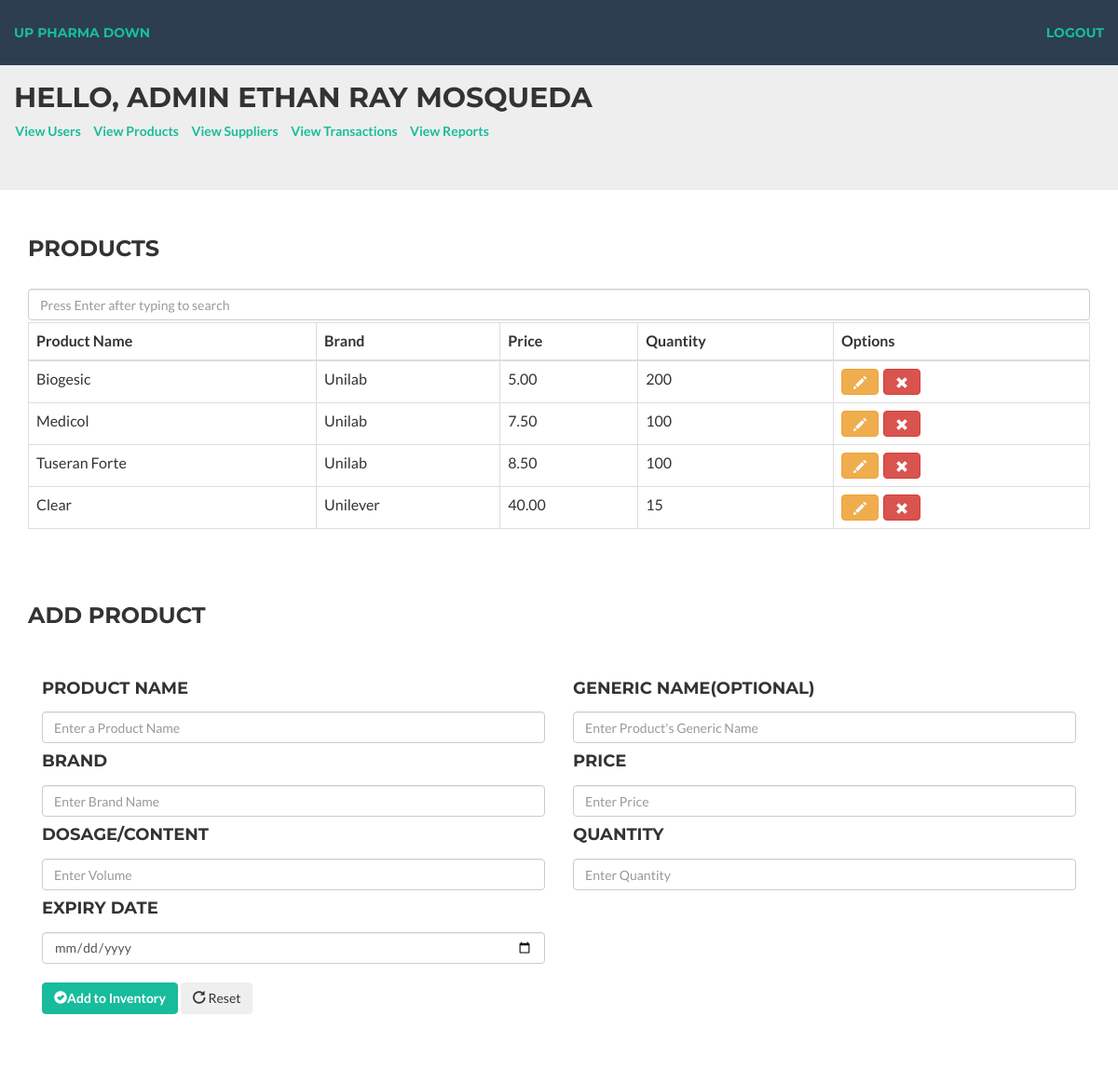
The page /product.php (signed in) on the database its author committed.
### tables this page shows
CREATE TABLE `product` (
  `product_id` int(11) NOT NULL,
  `name` varchar(20) DEFAULT NULL,
  `price` decimal(10,2) DEFAULT NULL,
  `dosage` varchar(20) DEFAULT NULL,
  `generic_name` varchar(20) DEFAULT NULL,
  `brand` varchar(20) DEFAULT NULL,
  `expiry_date` date DEFAULT NULL,
  `quantity` int(11) DEFAULT NULL
);

### product.php (the view, shortened to what this page needs)
<html>
<head>
    <link href="vendor/bootstrap/css/bootstrap.min.css" rel="stylesheet" type = 'text/css'>
    <link href="vendor/bootstrap/css/bootstrap.min.css" rel="stylesheet">
    <link href="css/freelancer.min.css" rel="stylesheet">
    <link href="vendor/font-awesome/css/font-awesome.min.css" rel="stylesheet" type="text/css">
</head>
<body>
	<?php require("navbarAdmin.php"); ?>
		<div class = 'container'>
			<h3>Products</h3><br>
			<input type = 'text' id = 'search' placeholder = 'Press Enter after typing to search' class = 'form-control'>
			<table class = 'table table-bordered table-hover'>
				<div class = 'col-md-6'>
					<th>Product Name</th>
				</div>
				<div class = 'col-md-2'>
					<th>Brand</th>
				</div>
				<div class = 'col-md-2'>
					<th>Price</th>
				</div>
				<div class = 'col-md-2'>
					<th>Quantity</th>
				</div>
				<div class = 'col-md-2'>
					<th>Options</th>
				</div>
				<tbody id = 'results'>
					<?php
		                require('conn.php');
		                $query = "SELECT * FROM product";
		                $result = mysqli_query($conn, $query);
		                if($result) {
		                    while($row = mysqli_fetch_assoc($result)){
		                        echo "<tr><td class='pid'>{$row['product_id']}</td><td>{$row['name']}</td><td>{$row['brand']}</td><td>{$row['price']}</td><td>{$row['quantity']}</td>" .
		                            "<td><button class='btn btn-warning'><span class='glyphicon glyphicon-pencil'></span></button><button class='btn btn-danger'><span class='glyphicon glyphicon-remove'></span></button></td>" .
		                            "</tr>";
		                    }
		                }
		            ?>
				</tbody>
			</table>
			<br><br>
			<h3>Add Product</h3><br>
			<form class="form" action="addProduct.php" method="post" autocomplete="off">
                          <div class="form-group">
                              <div class="col-xs-6">
                                  <label><h4>Product Name</h4></label>
                                  <input type="text" class="form-control" name="name" placeholder="Enter a Product Name" required>
                              </div>
                          </div>
                          <div class="form-group">
                              <div class="col-xs-6">
                                  <label><h4>Generic Name(optional)</h4></label>
                                  <input type="text" class="form-control" name="genName" placeholder="Enter Product's Generic Name">
                              </div>
                          </div>
                          <div class="form-group">
                              <div class="col-xs-6">
                                 <label><h4>Brand</h4></label>
                                  <input type="text" class="form-control" name="brand" placeholder="Enter Brand Name" required>
                              </div>
                          </div>
                          <div class="form-group">
                              <div class="col-xs-6">
                                 <label><h4>Price</h4></label>
                                  <input type="text" class="form-control" name="price" placeholder="Enter Price" required>
                              </div>
                          </div>
                          <div class="form-group">
                              <div class="col-xs-6">
                                  <label><h4>Dosage/Content</h4></label>
                                  <input type="text" class="form-control" name="dosage" placeholder="Enter Volume" required>
                              </div>
                          </div>
                          <div class="form-group">
                              <div class="col-xs-6">
                                 <label><h4>Quantity</h4></label>
                                 <input type="number" class="form-control" name="qty" placeholder="Enter Quantity" required>
                              </div>
                          </div>
                          <div class="form-group">
                              <div class="col-xs-6">
                                 <label><h4>Expiry Date</h4></label>
                                  <input type="date" class="form-control" name="expiryDate" title="Enter Expiry Date" required>
                              </div>
                          </div>
                          <div class="form-group">
                               <div class="col-xs-12">
                                    <br>
                                    <button class="btn btn-md btn-success" type="submit"><i class="glyphicon glyphicon-ok-sign"></i>Add to Inventory</button>
                                    <button class="btn btn-md" type="reset"><i class="glyphicon glyphicon-repeat"></i> Reset</button>
                    				<br><br><br><br>
                                </div>
                          </div>
                    </form>
		</div>
</body>
</html>

### product.php (style rules this page uses)
td .btn { margin-right: 5px; }

### rows shown on the page
product: name "Biogesic", brand "Unilab", price "5.00", quantity "200"
product: name "Medicol", brand "Unilab", price "7.50", quantity "100"
product: name "Tuseran Forte", brand "Unilab", price "8.50", quantity "100"
product: name "Clear", brand "Unilever", price "40.00", quantity "15"

### other values the page prints
$_SESSION['name'] "ETHAN RAY MOSQUEDA"
